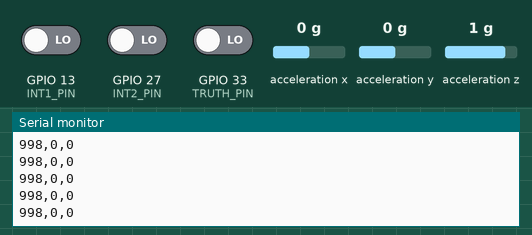
Simulated run of this sketch. Board: ESP32. On the bench: the last lines printed to the serial monitor. Wiring (inferred from the names in the program): ADXL345 accelerometer at I2C address 0x53. Inputs (shaded band) come from the test bench; at power-on: GPIO 33 (TRUTH_PIN) LOW, acceleration x 0 g, GPIO 27 (INT2_PIN) LOW, acceleration y 0 g, acceleration z 1 g, GPIO 13 (INT1_PIN) LOW. Nothing arrives over Bluetooth unless stated; a phone connects over Bluetooth LE 3 s after start.

Above: at 1.7 s.
1.8 s: GPIO 33 (TRUTH_PIN) driven HIGH
4.8 s: acceleration x set to -1.4 g
At 4.85 s:
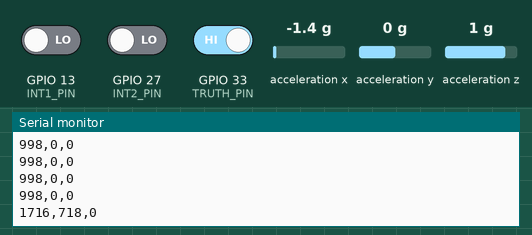
6.3 s: GPIO 27 (INT2_PIN) driven HIGH
At 6.36 s:
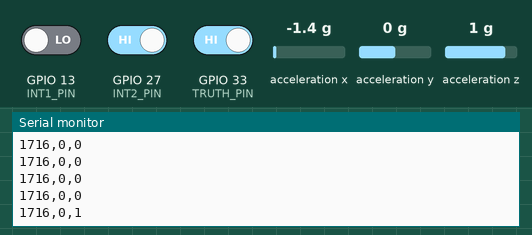
7.8 s: acceleration y set to -1.4 g
At 7.84 s:
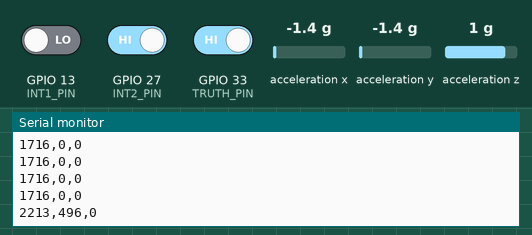
9.3 s: acceleration z set to -1.4 g
At 9.32 s:
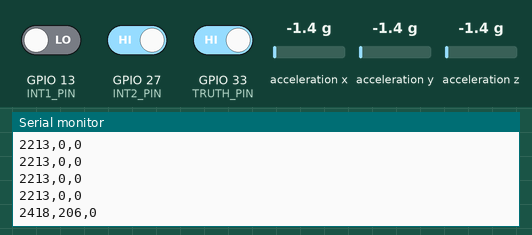
Timing chart, 0 to 11.8 s (numbered marks = the images above; inputs shaded):
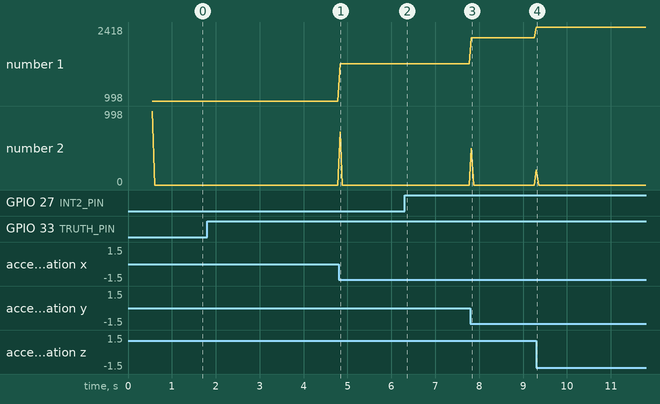

The sketch:

acu_esp32_blev2.ino
```cpp
// ADXL345 accelerometer (ACU) -> ESP32 -> BLE notify -> Raspberry Pi
//
// Wiring:
//   ADXL345 SDA -> GPIO23, SCL -> GPIO22, INT1 -> GPIO13 (unused), INT2 -> GPIO27
//   Truth pulse: Pi GPIO17 (pin 11) -> GPIO33, Pi GND -> GND (evaluation only)
//
// Sends one 33-byte packet per 50 ms window (same format as the sound node).
// t_edge_us = ESP32 clock at the first ADXL345 activity interrupt in the window.
// v2: timestamps the Pi truth pulse on GPIO33 and sends it in an extra packet
//     with trigger = 2 (evaluation only; see pi/SYNC.md).

#include <Wire.h>
#include <BLEDevice.h>
#include <BLEServer.h>
#include <BLEUtils.h>
#include <BLE2902.h>
#include "esp_timer.h"
#include <math.h>

// ---- Pin Configuration ----
#define SDA_PIN  23
#define SCL_PIN  22
#define INT1_PIN 13
#define INT2_PIN 27

// ---- ADXL345 Registers ----
#define REG_DEVID       0x00
#define REG_THRESH_ACT  0x24
#define REG_ACT_INACT   0x27
#define REG_BW_RATE     0x2C
#define REG_POWER_CTL   0x2D
#define REG_INT_ENABLE  0x2E
#define REG_INT_MAP     0x2F
#define REG_INT_SOURCE  0x30
#define REG_DATA_FORMAT 0x31
#define REG_DATAX0      0x32

// ---- BLE Configuration ----
// Must be the same UUIDs as the sound sketch: ble_rx.py subscribes to one
// characteristic UUID on both nodes.
const char* BLE_DEVICE_NAME = "TSN-ACU";

#define SERVICE_UUID   "CA89474F-D5F8-44BB-8926-DD4B58A44E2D"
#define DATA_CHAR_UUID "0E76AAE8-1EE4-456A-9708-DE09E78F4BCA"

// ---- Packet Configuration ----
const uint8_t PACKET_VERSION = 1;
const uint8_t NODE_ID = 1;  // 1 = ADXL345

// Same 33-byte packet structure as KY-037
struct __attribute__((packed)) SensorPacket {
  uint8_t  version;
  uint8_t  node_id;
  uint16_t seq;
  uint64_t t_edge_us;
  uint64_t t_peak_us;
  uint64_t tx_us;
  uint16_t raw;
  uint16_t level;
  uint8_t  trigger;    // 1 = activity in this window, 2 = truth-pulse packet
};

static_assert(sizeof(SensorPacket) == 33,
              "SensorPacket must be 33 bytes");

// ---- BLE Variables ----
BLECharacteristic* dataChar = nullptr;

volatile bool clientConnected = false;
bool wasConnected = false;

uint16_t seq = 0;

// ---- Sensor Variables ----
uint8_t addr = 0;

volatile bool drdy = false;
volatile uint32_t int1Count = 0;

// ---- Activity Timestamp ----
portMUX_TYPE edgeMux = portMUX_INITIALIZER_UNLOCKED;
volatile uint64_t firstEdgeUs = 0;

// ---- INT1: Data Ready ----
void IRAM_ATTR onInt1() {
  drdy = true;
  int1Count++;
}

// ---- INT2: Activity Detection ----
void IRAM_ATTR onInt2() {

  uint64_t now = (uint64_t)esp_timer_get_time();

  portENTER_CRITICAL_ISR(&edgeMux);

  if (firstEdgeUs == 0) {
    firstEdgeUs = now;
  }

  portEXIT_CRITICAL_ISR(&edgeMux);
}

// Get first activity timestamp and clear it
uint64_t takeFirstEdge() {

  portENTER_CRITICAL(&edgeMux);

  uint64_t t = firstEdgeUs;
  firstEdgeUs = 0;

  portEXIT_CRITICAL(&edgeMux);

  return t;
}

// ---- Truth pulse (evaluation only) --------------------------------------
// The Pi sends one pulse to both nodes at the same instant (Pi GPIO17 -> GPIO33
// on each ESP32, with a common ground). Each node timestamps the rising edge
// and sends it in one extra packet with trigger = 2. The difference of the two
// timestamps is the true clock offset. sync.py uses these packets as truth,
// never as events. If the wire is not connected, the pull-down keeps it quiet.
const int TRUTH_PIN = 33;
volatile uint64_t truthUs = 0;

void IRAM_ATTR onTruthPulse() {
  uint64_t now = (uint64_t)esp_timer_get_time();
  portENTER_CRITICAL_ISR(&edgeMux);
  if (truthUs == 0) truthUs = now;
  portEXIT_CRITICAL_ISR(&edgeMux);
}

// Returns the truth-pulse time since the last call (0 if none), and clears it.
uint64_t takeTruth() {
  portENTER_CRITICAL(&edgeMux);
  uint64_t t = truthUs;
  truthUs = 0;
  portEXIT_CRITICAL(&edgeMux);
  return t;
}

// ---- ADXL345 Functions ----
bool probe(uint8_t a) {
  Wire.beginTransmission(a);
  return Wire.endTransmission() == 0;
}

void writeReg(uint8_t reg, uint8_t val) {

  Wire.beginTransmission(addr);
  Wire.write(reg);
  Wire.write(val);
  Wire.endTransmission();
}

uint8_t readReg(uint8_t reg) {

  Wire.beginTransmission(addr);
  Wire.write(reg);
  Wire.endTransmission(false);

  Wire.requestFrom(addr, (uint8_t)1);

  if (Wire.available()) {
    return Wire.read();
  }

  return 0;
}

// Read X, Y, Z acceleration
bool readXYZ(float &gx, float &gy, float &gz) {

  Wire.beginTransmission(addr);
  Wire.write(REG_DATAX0);
  Wire.endTransmission(false);

  Wire.requestFrom(addr, (uint8_t)6);

  if (Wire.available() != 6) return false;

  int16_t x = Wire.read() | (Wire.read() << 8);
  int16_t y = Wire.read() | (Wire.read() << 8);
  int16_t z = Wire.read() | (Wire.read() << 8);

  const float S = 0.0039f;

  gx = x * S;
  gy = y * S;
  gz = z * S;

  return true;
}

// Convert g to milligravity (mg)
uint16_t toMilliG(float value) {

  long result = lroundf(value * 1000.0f);

  if (result < 0) result = 0;
  if (result > 65535) result = 65535;

  return (uint16_t)result;
}

// ---- BLE Connection Callbacks ----
class ServerCallbacks : public BLEServerCallbacks {

  void onConnect(BLEServer*) override {
    clientConnected = true;
  }

  void onDisconnect(BLEServer*) override {
    clientConnected = false;
  }
};

// ---- BLE Initialization ----
void setupBle() {

  BLEDevice::init(BLE_DEVICE_NAME);

  BLEDevice::setMTU(247);

  BLEServer* server = BLEDevice::createServer();

  server->setCallbacks(new ServerCallbacks());

  BLEService* service =
    server->createService(SERVICE_UUID);

  dataChar = service->createCharacteristic(
    DATA_CHAR_UUID,
    BLECharacteristic::PROPERTY_READ |
    BLECharacteristic::PROPERTY_NOTIFY
  );

  dataChar->addDescriptor(new BLE2902());

  service->start();

  // Advertising
  BLEAdvertising* adv = BLEDevice::getAdvertising();

  BLEAdvertisementData advData;
  advData.setFlags(0x06);
  advData.setName(BLE_DEVICE_NAME);

  adv->setAdvertisementData(advData);

  BLEAdvertisementData scanData;
  scanData.setCompleteServices(BLEUUID(SERVICE_UUID));

  adv->setScanResponseData(scanData);

  BLEDevice::startAdvertising();
}

// ---- Collect ADXL345 Data for 50 ms ----
void measureAccelWindow(
  float &gx,
  float &gy,
  float &gz,
  float &mag,
  float &magMin,
  float &magMax,
  uint64_t &tPeakUs
) {

  const uint32_t SAMPLE_WINDOW_MS = 50;

  uint32_t start = millis();
  uint32_t lastRead = start;

  mag = sqrtf(gx*gx + gy*gy + gz*gz);

  magMin = mag;
  magMax = mag;

  tPeakUs = (uint64_t)esp_timer_get_time();

  while (millis() - start < SAMPLE_WINDOW_MS) {

    if (drdy || millis() - lastRead >= 10) {

      drdy = false;
      lastRead = millis();

      if (readXYZ(gx, gy, gz)) {

        float currentMag = sqrtf(
          gx*gx + gy*gy + gz*gz
        );

        uint64_t sampleTime =
          (uint64_t)esp_timer_get_time();

        if (currentMag > magMax) {

          magMax = currentMag;
          tPeakUs = sampleTime;
        }

        if (currentMag < magMin) {
          magMin = currentMag;
        }

        mag = currentMag;
      }
    }
  }
}

// ---- Setup ----
void setup() {

  Serial.begin(115200);
  delay(500);

  Serial.println("\n# ADXL345 BLE starting");

  // Initialize I2C
  Wire.begin(SDA_PIN, SCL_PIN);
  Wire.setClock(400000);

  // Find ADXL345
  if (probe(0x53)) {
    addr = 0x53;
  }
  else if (probe(0x1D)) {
    addr = 0x1D;
  }
  else {

    Serial.println("No ADXL345 found.");

    while (true) delay(1000);
  }

  Serial.printf("Found device at 0x%02X\n", addr);

  uint8_t id = readReg(REG_DEVID);

  Serial.printf(
    "DEVID = 0x%02X (expected 0xE5)\n", id
  );

  if (id != 0xE5) {

    Serial.println("Wrong ID, stopping.");

    while (true) delay(1000);
  }

  // Configure ADXL345
  writeReg(REG_POWER_CTL, 0x00);
  writeReg(REG_DATA_FORMAT, 0x08);
  // 3200 Hz: the activity interrupt is checked every 312.5 us.
  // At 100 Hz (0x0A) it could fire up to 10 ms late, which breaks the 1 ms goal.
  writeReg(REG_BW_RATE, 0x0F);
  writeReg(REG_THRESH_ACT, 0x08);
  writeReg(REG_ACT_INACT, 0xF0);
  writeReg(REG_INT_MAP, 0x10);
  // Activity only. Data-ready at 3200 Hz would interrupt the CPU 3200 times/s.
  // The loop still reads X/Y/Z every 10 ms for the level value.
  writeReg(REG_INT_ENABLE, 0x10);
  writeReg(REG_POWER_CTL, 0x08);

  // Configure interrupt pins
  pinMode(INT1_PIN, INPUT);
  pinMode(INT2_PIN, INPUT);

  attachInterrupt(
    digitalPinToInterrupt(INT1_PIN),
    onInt1,
    RISING
  );

  attachInterrupt(
    digitalPinToInterrupt(INT2_PIN),
    onInt2,
    RISING
  );

  // Truth pulse input (evaluation only)
  pinMode(TRUTH_PIN, INPUT_PULLDOWN);
  attachInterrupt(digitalPinToInterrupt(TRUTH_PIN), onTruthPulse, RISING);
  takeTruth();

  // Initialize sensor reading
  float a, b, c;

  readXYZ(a, b, c);
  readReg(REG_INT_SOURCE);

  // Initialize BLE
  setupBle();

  Serial.printf(
    "Advertising as %s, MAC %s\n",
    BLE_DEVICE_NAME,
    BLEDevice::getAddress().toString().c_str()
  );

  Serial.println("raw,level,trigger");
}

// ---- Main Loop ----
void loop() {

  // Restart advertising after Pi disconnects
  if (wasConnected && !clientConnected) {

    BLEDevice::startAdvertising();

    Serial.println(
      "# Pi disconnected, advertising again"
    );
  }

  if (!wasConnected && clientConnected) {
    Serial.println("# Pi connected");
  }

  wasConnected = clientConnected;

  // Collect acceleration data over 50 ms
  static float gx = 0;
  static float gy = 0;
  static float gz = 0;

  float mag = 0;
  float magMin = 0;
  float magMax = 0;

  uint64_t tPeak = 0;

  measureAccelWindow(
    gx, gy, gz,
    mag, magMin, magMax, tPeak
  );

  // Get activity interrupt timestamp
  uint64_t tEdge = takeFirstEdge();

  // Clear the latched activity flag so INT2 can rise again. Also clear it if
  // INT2 is high with no timestamp (an edge was missed), or INT2 stays stuck high.
  if (tEdge != 0 || digitalRead(INT2_PIN) == HIGH) {
    readReg(REG_INT_SOURCE);
  }

  uint8_t trigger = (tEdge != 0) ? 1 : 0;

  // Prepare packet
  SensorPacket pkt;

  pkt.version = PACKET_VERSION;
  pkt.node_id = NODE_ID;
  pkt.seq = seq++;

  pkt.t_edge_us = tEdge;
  pkt.t_peak_us = tPeak;

  // Acceleration magnitude in mg
  pkt.raw = toMilliG(mag);

  // Peak-to-peak acceleration variation in mg
  pkt.level = toMilliG(magMax - magMin);

  pkt.trigger = trigger;

  // Timestamp immediately before BLE transmission
  pkt.tx_us = (uint64_t)esp_timer_get_time();

  // Send packet through BLE
  if (clientConnected) {

    dataChar->setValue(
      (uint8_t*)&pkt,
      sizeof(pkt)
    );

    dataChar->notify();
  }

  // Truth pulse: one extra packet, trigger = 2, pulse time in t_edge_us.
  uint64_t tTruth = takeTruth();
  if (tTruth != 0 && clientConnected) {
    SensorPacket tp = {};
    tp.version   = PACKET_VERSION;
    tp.node_id   = NODE_ID;
    tp.seq       = seq++;
    tp.t_edge_us = tTruth;
    tp.trigger   = 2;
    tp.tx_us     = (uint64_t)esp_timer_get_time();
    dataChar->setValue((uint8_t*)&tp, sizeof(tp));
    dataChar->notify();
  }
  if (tTruth != 0) {
    Serial.println("# truth pulse");
  }

  // Serial Monitor output
  Serial.print(pkt.raw);
  Serial.print(",");
  Serial.print(pkt.level);
  Serial.print(",");
  Serial.println(pkt.trigger);

}
```

Measured:
- after the input at 4.8 s, the serial monitor: prints a new line at once (image 1)
- after the input at 6.3 s, the serial monitor: prints a new line after 0.05 s (image 2)
- after the input at 7.8 s, the serial monitor: prints a new line at once (image 3)
- after the input at 9.3 s, the serial monitor: prints a new line at once (image 4)
- plotted number 1: 998 → 1716 after the input at 4.8 s, 1716 → 2213 after the input at 7.8 s, 2213 → 2418 after the input at 9.3 s
